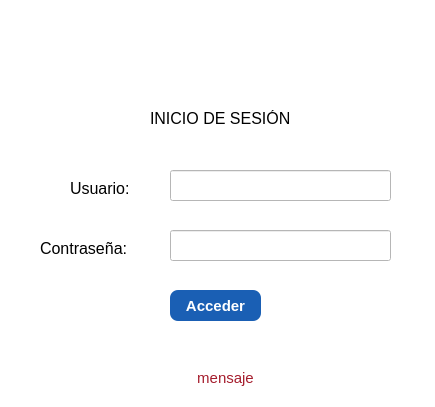
<?xml version="1.0" encoding="UTF-8"?>
<ui version="4.0">
 <class>Dialog</class>
 <widget class="QDialog" name="Dialog">
  <property name="geometry">
   <rect>
    <x>0</x>
    <y>0</y>
    <width>435</width>
    <height>407</height>
   </rect>
  </property>
  <property name="cursor">
   <cursorShape>PointingHandCursor</cursorShape>
  </property>
  <property name="windowTitle">
   <string>Dialog</string>
  </property>
  <property name="styleSheet">
   <string notr="true">background-color: rgb(255, 255, 255);</string>
  </property>
  <widget class="QLabel" name="label">
   <property name="geometry">
    <rect>
     <x>180</x>
     <y>20</y>
     <width>71</width>
     <height>81</height>
    </rect>
   </property>
   <property name="text">
    <string/>
   </property>
   <property name="pixmap">
    <pixmap>../../../Pictures/favicon.png</pixmap>
   </property>
  </widget>
  <widget class="QLabel" name="label_2">
   <property name="geometry">
    <rect>
     <x>150</x>
     <y>110</y>
     <width>141</width>
     <height>16</height>
    </rect>
   </property>
   <property name="font">
    <font>
     <pointsize>12</pointsize>
    </font>
   </property>
   <property name="text">
    <string>INICIO DE SESIÓN</string>
   </property>
  </widget>
  <widget class="QLabel" name="label_3">
   <property name="geometry">
    <rect>
     <x>70</x>
     <y>180</y>
     <width>61</width>
     <height>16</height>
    </rect>
   </property>
   <property name="font">
    <font>
     <pointsize>12</pointsize>
    </font>
   </property>
   <property name="text">
    <string>Usuario:</string>
   </property>
  </widget>
  <widget class="QLabel" name="label_4">
   <property name="geometry">
    <rect>
     <x>40</x>
     <y>240</y>
     <width>91</width>
     <height>16</height>
    </rect>
   </property>
   <property name="font">
    <font>
     <pointsize>12</pointsize>
    </font>
   </property>
   <property name="text">
    <string>Contraseña:</string>
   </property>
  </widget>
  <widget class="QLineEdit" name="txtUser">
   <property name="geometry">
    <rect>
     <x>170</x>
     <y>170</y>
     <width>221</width>
     <height>31</height>
    </rect>
   </property>
  </widget>
  <widget class="QLineEdit" name="txtPassword">
   <property name="geometry">
    <rect>
     <x>170</x>
     <y>230</y>
     <width>221</width>
     <height>31</height>
    </rect>
   </property>
   <property name="echoMode">
    <enum>QLineEdit::Password</enum>
   </property>
  </widget>
  <widget class="QPushButton" name="btnLogin">
   <property name="geometry">
    <rect>
     <x>170</x>
     <y>290</y>
     <width>91</width>
     <height>31</height>
    </rect>
   </property>
   <property name="font">
    <font>
     <pointsize>11</pointsize>
     <weight>75</weight>
     <bold>true</bold>
    </font>
   </property>
   <property name="styleSheet">
    <string notr="true">color: rgb(255, 255, 255);
background-color: rgb(26, 95, 180);
border-radius: 8px;</string>
   </property>
   <property name="text">
    <string>Acceder</string>
   </property>
  </widget>
  <widget class="QLabel" name="txterror">
   <property name="geometry">
    <rect>
     <x>100</x>
     <y>370</y>
     <width>251</width>
     <height>16</height>
    </rect>
   </property>
   <property name="font">
    <font>
     <pointsize>11</pointsize>
     <weight>50</weight>
     <bold>false</bold>
    </font>
   </property>
   <property name="styleSheet">
    <string notr="true">color: rgb(165, 29, 45);</string>
   </property>
   <property name="text">
    <string>mensaje</string>
   </property>
   <property name="alignment">
    <set>Qt::AlignCenter</set>
   </property>
  </widget>
 </widget>
 <resources>
  <include location="../images.qrc"/>
 </resources>
 <connections/>
</ui>
